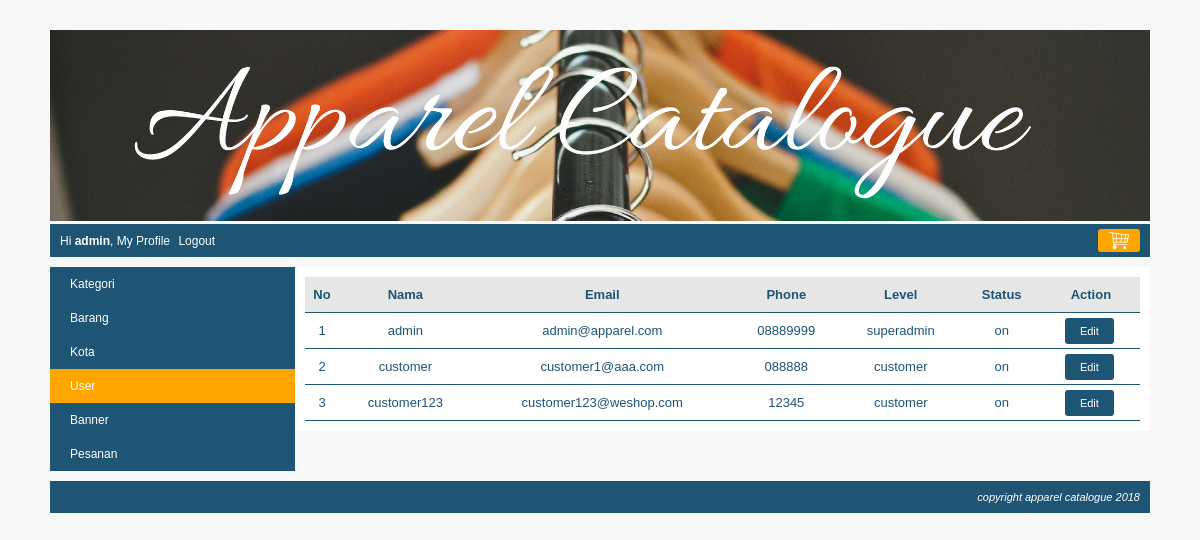
The app's page /index.php?page=my_profile&module=user&action=list (signed in) with its own data.
### tables this page shows
CREATE TABLE `user` (
  `user_id` int(10) NOT NULL,
  `level` varchar(30) NOT NULL,
  `nama` varchar(150) NOT NULL,
  `email` varchar(160) NOT NULL,
  `alamat` varchar(400) NOT NULL,
  `phone` varchar(15) NOT NULL,
  `password` varchar(300) NOT NULL,
  `status` enum('on','off') NOT NULL
);

### module/user/list.php (the view)
<?php
    $no=1;
    $queryAdmin = mysqli_query($koneksi, "SELECT * FROM user ORDER BY nama ASC");
    if(mysqli_num_rows($queryAdmin) == 0)
    {
        echo "<h3>Saat ini belum ada data user yang dimasukan</h3>";
    }
    else
    {
        echo "<table class='table-list'>";
            echo "<tr class='baris-title'>
                    <th class='kolom-nomor'>No</th>
                    <th class='kiri'>Nama</th>
                    <th class='kiri'>Email</th>
                    <th class='kiri'>Phone</th>
                    <th class='kiri'>Level</th>
                    <th class='tengah'>Status</th>
                    <th class='tengah'h>Action</th>
                 </tr>";
            while($rowUser=mysqli_fetch_array($queryAdmin))
            {
                echo "<tr>
                        <td class='kolom-nomor'>$no</td>
                        <td>$rowUser[nama]</td>
                        <td>$rowUser[email]</td>
                        <td>$rowUser[phone]</td>
                        <td>$rowUser[level]</td>
                        <td class='tengah'>$rowUser[status]</td>
                        <td class='tengah'><a class='tombol-action' href='".BASE_URL."index.php?page=my_profile&module=user&action=form&user_id=$rowUser[user_id]"."'>Edit</a></td>
                     </tr>";
                $no++;
            }
        echo "</table>";
    }
?>

### css/style.css (style rules this page uses)
body { font-family:arial; font-size:12px; color:#1e5474; background:#F7F7F7; margin:0px; }
.table-list { width: 100%; border-collapse: collapse; }
.table-list tr { border-bottom: 1px solid #1e5474; }
.table-list tr.baris-title { background: #E6E6E6; }
.table-list tr th, .table-list tr td { padding: 10px 7px; font-size:13px; text-align: center; }
.kolom-nomor { width: 20px; text-align: center; }
.kiri { text-align: left; font-size: 14-x; }
.tengah { text-align: center; }
.tombol-action { background: #1e5474; color: white; padding: 7px 15px; border-radius: 3px; cursor: pointer; text-decoration: none; margin-right: 3px; font-size: 11px; }

### records on screen
user: nama "admin", email "admin@apparel.com", phone "08889999", level "superadmin", status "on"
user: nama "customer", email "customer1@aaa.com", phone "088888", level "customer", status "on"
user: nama "customer123", email "customer123@weshop.com", phone "12345", level "customer", status "on"

### other values on screen
$nama "admin"
